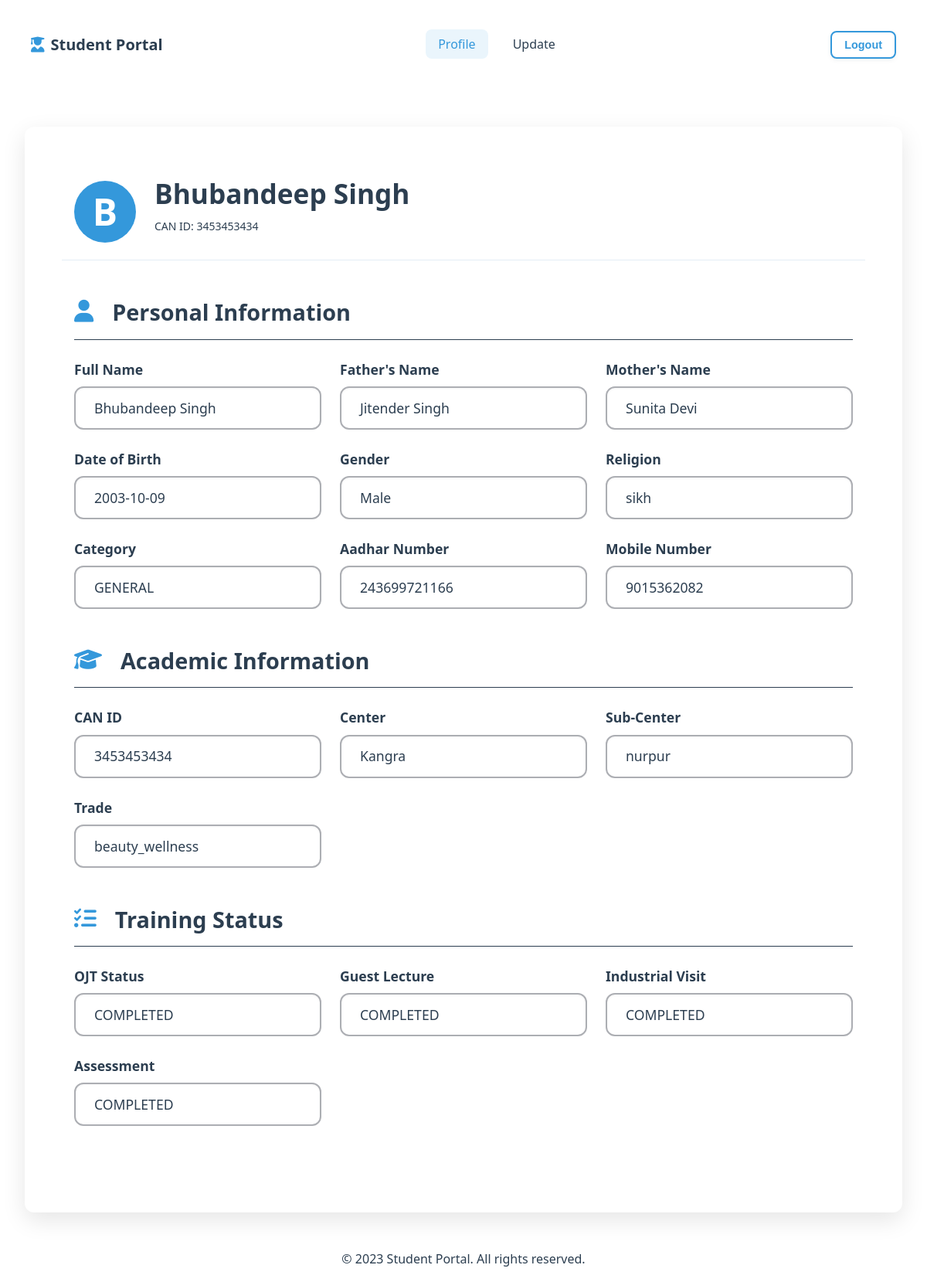
/profile_display (signed in), run on the app's committed database.
### tables this page shows
CREATE TABLE students (
                can_id VARCHAR PRIMARY KEY,
                password TEXT NOT NULL,
                student_name TEXT NOT NULL,
                father_name TEXT,
                mother_name TEXT,
                dob TEXT,  -- SQLite doesn't have native date type
                gender TEXT,
                religion TEXT,
                category TEXT,
                aadhar TEXT UNIQUE,
                mobile TEXT,
                center TEXT,
                subcenter TEXT,
                trade TEXT,
                account_number TEXT,
                account_holder TEXT,
                ifsc TEXT,
                ojt TEXT,
                guest_lecture TEXT,
                industrial_visit TEXT,
                assessment TEXT
            );

### app.py (the view)
@app.route("/profile_display")
def profile_display():
    can_id = session.get('can_id')
    if not can_id:
        return redirect(url_for('student_signin'))
    conn = get_db_connection('student_data.db')
    student=conn.execute('SELECT * FROM students WHERE can_id = ?', (can_id,)).fetchone()
    conn.close()
    return render_template("profile_display.html",student=student)

### templates/profile_display.html (shortened to what this page needs)
<!DOCTYPE html>
<html lang="en">
<head>
    <link rel="stylesheet" href="{{ url_for('static', filename='css/base.css') }}">
    <link rel="stylesheet" href="{{ url_for('static', filename='css/components.css') }}">
    <link rel="stylesheet" href="{{ url_for('static', filename='css/layout.css') }}">
    <link rel="stylesheet" href="{{ url_for('static', filename='css/profile_display.css') }}">
    <link rel="stylesheet" href="https://cdnjs.cloudflare.com/ajax/libs/font-awesome/6.4.0/css/all.min.css">
</head>
<body>
    <nav class="navbar">
        <div class="navbar-content">
            <a href="#" class="logo">
                <i class="fas fa-user-graduate"></i>
                <span>Student Portal</span>
            </a>
            <ul class="nav-links">
                <li><a href="{{ url_for('profile_display') }}" class="nav-link active">Profile</a></li>
                <li><a href="{{ url_for('student_profile') }}" class="nav-link">Update</a></li>
            </ul>
            <div class="nav-actions">
                <button class="btn btn-outline-primary btn-sm">Logout</button>
            </div>
        </div>
    </nav>
    <main class="main-content">
        <div class="container profile-container">
            <div class="profile-card">
                <div class="profile-header">
                    <div class="profile-avatar">
                        {{ student.student_name[0] }}
                    </div>
                    <div class="profile-info">
                        <h2 class="profile-name">{{ student.student_name }}</h2>
                        <p class="profile-id">CAN ID: {{ student.can_id }}</p>
                    </div>
                </div>
                <div class="profile-body">
                    <div class="info-section">
                        <h3 class="section-title">
                            <i class="fas fa-user"></i>
                            Personal Information
                        </h3>
                        <div class="info-grid">
                            <div class="info-item">
                                <div class="info-label">Full Name </div>
                                <div class="info-value">{{ student.student_name }}</div>
                            </div>
                            <div class="info-item">
                                <div class="info-label">Father's Name</div>
                                <div class="info-value">{{ student.father_name }}</div>
                            </div>
                            <div class="info-item">
                                <div class="info-label">Mother's Name</div>
                                <div class="info-value">{{ student.mother_name }}</div>
                            </div>
                            <div class="info-item">
                                <div class="info-label">Date of Birth</div>
                                <div class="info-value">{{ student.dob }}</div>
                            </div>
                            <div class="info-item">
                                <div class="info-label">Gender</div>
                                <div class="info-value">{{ student.gender|capitalize }}</div>
                            </div>
                            <div class="info-item">
                                <div class="info-label">Religion</div>
                                <div class="info-value">{{ student.religion }}</div>
                            </div>
                            <div class="info-item">
                                <div class="info-label">Category</div>
                                <div class="info-value">{{ student.category|upper }}</div>
                            </div>
                            <div class="info-item">
                                <div class="info-label">Aadhar Number</div>
                                <div class="info-value">{{ student.aadhar }}</div>
                            </div>
                            <div class="info-item">
                                <div class="info-label">Mobile Number</div>
                                <div class="info-value">{{ student.mobile }}</div>
                            </div>
                        </div>
                    </div>
                    <div class="info-section">
                        <h3 class="section-title">
                            <i class="fas fa-graduation-cap"></i>
                            Academic Information
                        </h3>
                        <div class="info-grid">
                            <div class="info-item">
                                <div class="info-label">CAN ID</div>
                                <div class="info-value">{{ student.can_id }}</div>
                            </div>
                            <div class="info-item">
                                <div class="info-label">Center</div>
                                <div class="info-value">{{ student.center }}</div>
                            </div>
                            <div class="info-item">
                                <div class="info-label">Sub-Center</div>
                                <div class="info-value">{{ student.subcenter }}</div>
                            </div>
                            <div class="info-item">
                                <div class="info-label">Trade</div>
                                <div class="info-value">{{ student.trade }}</div>
                            </div>
                        </div>
                    </div>
                    <div class="info-section">
                        <h3 class="section-title">
                            <i class="fas fa-tasks"></i>
                            Training Status
                        </h3>
                        <div class="info-grid">
                            <div class="info-item">
                                <div class="info-label">OJT Status</div>
                                <div class="info-value">
                                    <span class="status-{{ student.ojt }}">
                                        {{ student.ojt|upper }}
                                    </span>
                                </div>
                            </div>
                            <div class="info-item">
                                <div class="info-label">Guest Lecture</div>
                                <div class="info-value">
                                    <span class="status-{{ student.guest_lecture }}">
                                        {{ student.guest_lecture|upper }}
                                    </span>
                                </div>
                            </div>
                            <div class="info-item">
                                <div class="info-label">Industrial Visit</div>
                                <div class="info-value">
                                    <span class="status-{{ student.industrial_visit }}">
                                        {{ student.industrial_visit|upper }}
                                    </span>
                                </div>
                            </div>
                            <div class="info-item">
                                <div class="info-label">Assessment</div>
                                <div class="info-value">
                                    <span class="status-{{ student.assessment }}">
                                        {{ student.assessment|upper }}
                                    </span>
                                </div>
                            </div>
                        </div>
                    </div>
                </div>
            </div>
        </div>
    </main>
    <footer class="footer">
        <div class="container py-3 text-center">
            <p>&copy; 2023 Student Portal. All rights reserved.</p>
        </div>
    </footer>
</body>
</html>

### static/css/base.css (style rules this page uses)
:root { --primary: #3498db; --primary-dark: #2c3e50; --primary-light: #e4edf5; --secondary: #e74c3c; --accent: #f39c12; --light-bg: #f5f7fa; --white: #ffffff; --text: #2c3e50; --text-secondary: #7f8c8d; --border: #acaeb3; --space-xs: 0.5rem; --space-sm: 1rem; --space-md: 1.5rem; --space-lg: 2rem; --space-xl: 3rem; --border-radius: 8px; --border-radius-lg: 12px; --shadow-sm: 0 2px 6px rgba(0, 0, 0, 0.05); --shadow-md: 0 5px 15px rgba(0, 0, 0, 0.08); --shadow-lg: 0 10px 30px rgba(0, 0, 0, 0.1); --transition: all 0.3s ease; }
* { margin: 0; padding: 0; box-sizing: border-box; }
body { font-family: 'Segoe UI', Tahoma, Geneva, Verdana, sans-serif; background-color: var(--white); color: var(--text); line-height: 1.6; font-size: 1rem; }
h1, h2, h3, h4, h5, h6 { font-weight: 700; line-height: 1.3; margin-bottom: 1rem; }
h2 { font-size: 2.2rem; }
h3 { font-size: 1.8rem; }
p { margin-bottom: 1rem; line-height: 1.6; }
a { text-decoration: none; color: var(--primary); transition: var(--transition); }

### static/css/components.css (style rules this page uses)
.btn { display: inline-flex; align-items: center; justify-content: center; padding: 0.8rem 1.5rem; border-radius: var(--border-radius); font-weight: 600; font-size: 1rem; text-align: center; cursor: pointer; transition: var(--transition); border: none; box-shadow: var(--shadow-sm); white-space: nowrap; }
.btn-outline-primary { background: transparent; border: 2px solid var(--primary); color: var(--primary); }
.btn-sm { padding: 0.5rem 1rem; font-size: 0.9rem; }
.navbar { background-color: white; box-shadow: var(--box-shadow); top: 0; z-index: 100; padding: var(--space-xs); }
.navbar-content { display: flex; justify-content: space-between; align-items: center; padding: 2rem; max-width: 1200px; width: 100%; margin: auto; }
.logo { display: flex; align-items: center; text-decoration: none; font-weight: 600; font-size: 1.25rem; color: var(--primary-dark); }
.logo i { margin-right: 0.5rem; color: var(--primary); }
.nav-links { display: flex; list-style: none; gap: 1rem; }
.nav-link { text-decoration: none; color: var(--text); padding: 0.5rem 1rem; border-radius: var(--border-radius); transition: var(--transition); }
.nav-link.active { color: var(--primary); background-color: rgba(52, 152, 219, 0.1); }
.nav-actions { display: flex; gap: 0.5rem; }

### static/css/layout.css (style rules this page uses)
html { height: 100%; }
body { min-height: 100vh; display: flex; flex-direction: column; margin: 0; }
.main-content { flex: 1; }
.container { width: 100%; max-width: 1000px; margin: 0 auto; padding: 0 var(--space-md); }
.text-center { text-align: center; }
.footer { flex-shrink: 0; width: 100%; margin-top: auto; }

### static/css/profile_display.css (style rules this page uses)
.profile-container { max-width: 1200px; margin: var(--space-xl) auto; padding: 0 var(--space-lg); width: 100%; }
.profile-card { background-color: white; padding: var(--space-xl); border-radius: var(--border-radius-lg); box-shadow: var(--shadow-lg); margin: 0 auto var(--space-lg); width: 100%; }
.profile-header { display: flex; align-items: center; padding: var(--space-sm); border-bottom: 1px solid var(--primary-light); margin-bottom: var(--space-lg); }
.profile-avatar { width: 80px; height: 80px; border-radius: 50%; background-color: var(--primary); color: var(--white); display: flex; align-items: center; justify-content: center; font-size: 3rem; font-weight: 600; margin-right: var(--space-md); }
.profile-info { flex: 1; }
.profile-name { margin-bottom: var(--space-xs); }
.profile-id { color: var(--text); font-size: 0.875rem; }
.profile-body { padding: var(--space-sm); }
.info-section { margin-bottom: var(--space-xl); }
.section-title { display: flex; align-items: center; margin-bottom: var(--space-md); padding-bottom: var(--space-sm); border-bottom: 1px solid var(--primary-dark); }
.section-title i { margin-right: var(--space-md); color: var(--primary); }
.info-grid { display: grid; grid-template-columns: repeat(3, 1fr); gap: var(--space-md); }
.info-item { display: flex; flex-direction: column; gap: var(--space-xs); }
.info-label { font-size: 1.1rem; color: var(--primary--dark); font-weight: 600; }
.info-value { background-color: var(--white); border: 2px solid var(--border); border-radius: var(--border-radius-lg); padding: var(--space-xs) var(--space-md); font-size: 1.1rem; font-weight: 400; transition: all 0.3s ease; box-shadow: inset 0 1px 3px rgba(0,0,0,0.05); min-height: 56px; display: flex; align-items: center; }

### data on the page
students: student_name "B", student_name "Bhubandeep Singh", can_id "3453453434", father_name "Jitender Singh", mother_name "Sunita Devi", dob "2003-10-09", gender "Male", religion "sikh", category "GENERAL", aadhar "243699721166", mobile "9015362082", center "Kangra", subcenter "nurpur", trade "beauty_wellness", ojt "COMPLETED", guest_lecture "COMPLETED", industrial_visit "COMPLETED", assessment "COMPLETED"
